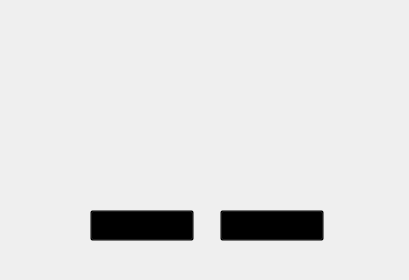
<?xml version="1.0" encoding="UTF-8"?>
<ui version="4.0">
 <class>MainWindow</class>
 <widget class="QMainWindow" name="MainWindow">
  <property name="geometry">
   <rect>
    <x>0</x>
    <y>0</y>
    <width>409</width>
    <height>280</height>
   </rect>
  </property>
  <property name="windowTitle">
   <string>Aviso</string>
  </property>
  <widget class="QWidget" name="centralwidget">
   <widget class="QLabel" name="label">
    <property name="geometry">
     <rect>
      <x>0</x>
      <y>-150</y>
      <width>411</width>
      <height>581</height>
     </rect>
    </property>
    <property name="text">
     <string/>
    </property>
    <property name="pixmap">
     <pixmap>../imagens/tela_aviso_atualizacao.png</pixmap>
    </property>
    <property name="scaledContents">
     <bool>true</bool>
    </property>
   </widget>
   <widget class="QPushButton" name="Button_atualizar">
    <property name="geometry">
     <rect>
      <x>90</x>
      <y>210</y>
      <width>104</width>
      <height>31</height>
     </rect>
    </property>
    <property name="cursor">
     <cursorShape>PointingHandCursor</cursorShape>
    </property>
    <property name="styleSheet">
     <string notr="true">background-color: rgba(0, 0, 0, 0);</string>
    </property>
    <property name="text">
     <string/>
    </property>
   </widget>
   <widget class="QPushButton" name="Button_cancelar">
    <property name="geometry">
     <rect>
      <x>220</x>
      <y>210</y>
      <width>104</width>
      <height>31</height>
     </rect>
    </property>
    <property name="cursor">
     <cursorShape>PointingHandCursor</cursorShape>
    </property>
    <property name="styleSheet">
     <string notr="true">background-color: rgba(0, 0, 0, 0);</string>
    </property>
    <property name="text">
     <string/>
    </property>
   </widget>
  </widget>
 </widget>
 <resources/>
 <connections/>
</ui>
